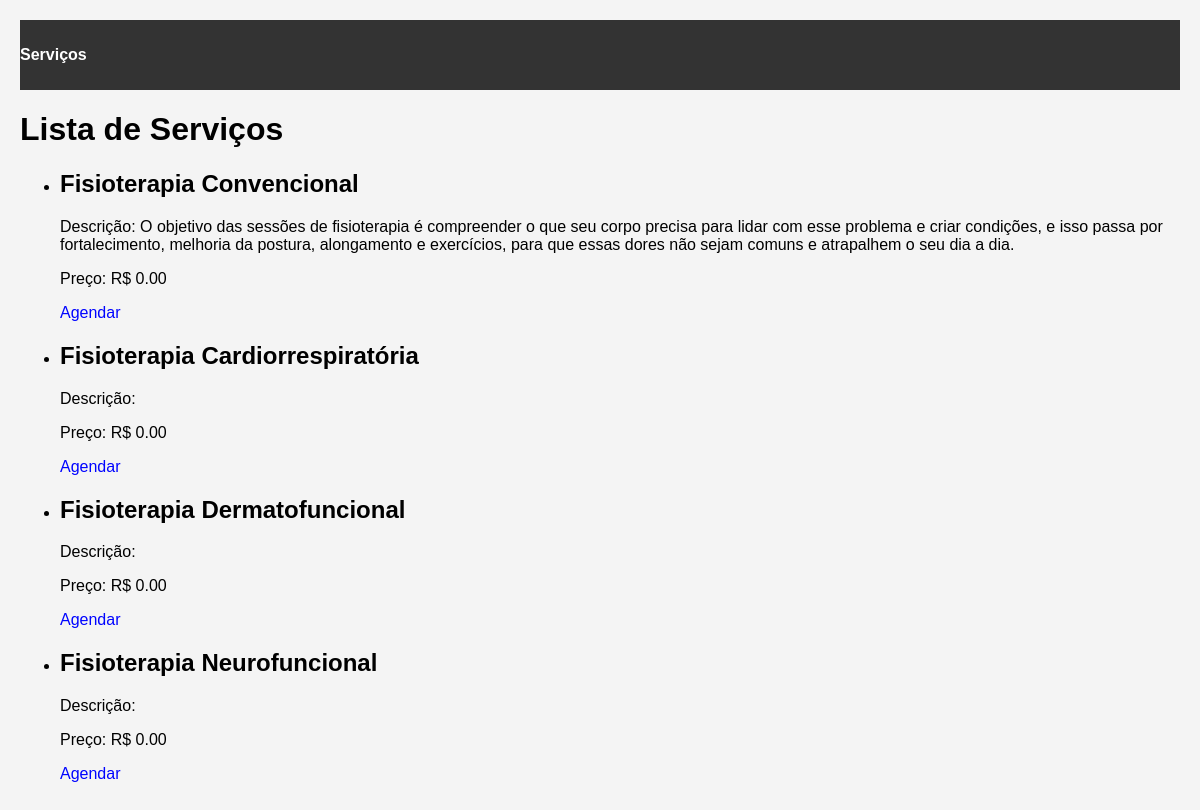
Before: /appointment_system/ with the older database file.
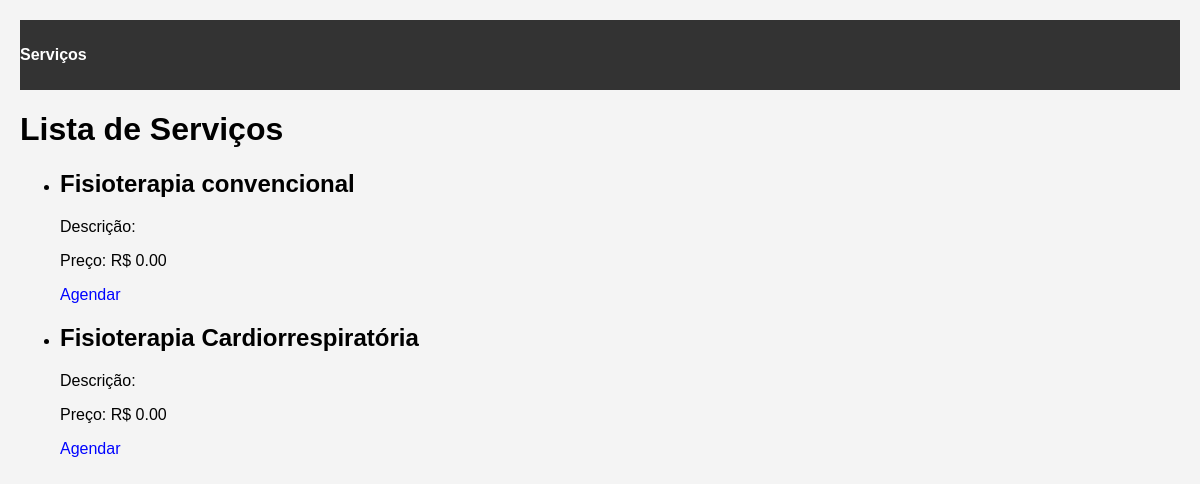
After: the same page with the newer database file.
### appointment_system/models.py (models this page shows, shortened)
class Service(models.Model):
    name = models.CharField(max_length=100)
    price = models.DecimalField(max_digits=10, decimal_places=2, default=0.00)
    description = models.TextField(blank=True)

### appointment_system/views.py (the view)
# urls.py: path('', service_list, name='service_list'),
def service_list(request):
    services = Service.objects.all()  # Recuperar todos os serviços
    return render(request, 'appointment_system/service_list.html', {'services': services})

### appointment_system/templates/appointment_system/service_list.html (shortened to what this page needs)
{% extends 'appointment_system/base.html' %}
{% load static %}
{% block content %}
<h1>Lista de Serviços</h1>
<ul>
    {% for service in services %}
        <li>
            <h2>{{ service.name }}</h2>
            <p>Descrição: {{ service.description }}</p>
            <p>Preço: R$ {{ service.price }}</p>
            <a href="{% url 'appointment_request' service.id %}">Agendar</a>
        </li>
    {% endfor %}
</ul>
{% endblock %}

### appointment_system/templates/appointment_system/base.html (shortened to what this page needs)
<!DOCTYPE html>
<html lang="en">
<head>
    {% load static %}
    <link rel="stylesheet" href="{% static 'css/style.css' %}">
</head>
<body>
    <header>
        <nav>
            <ul>
                <li><a href="{% url 'service_list' %}" class="white-link"><b>Serviços</b></a></li>
            </ul>
        </nav>
    </header>
    {% block content %}{% endblock %}
</body>
</html>

### appointment_system/static/css/style.css (style rules this page uses)
body { font-family: Arial, sans-serif; margin: 0; padding: 20px; background-color: #f4f4f4; }
header { background: #333; color: #fff; padding: 10px 0; }
nav ul { list-style: none; padding: 0; }
nav ul li { display: inline; margin-right: 20px; }
a { color: #0004ff; text-decoration: none; }
a.white-link { color: #ffffff; }

Changed rows visible on the page:
removed Service: name "Fisioterapia Dermatofuncional", price "0.00"
removed Service: name "Fisioterapia Neurofuncional", price "0.00"
changed Service: name "Fisioterapia Convencional" → "Fisioterapia convencional"; description "O objetivo das sessões de fisioterapia é compreender o que seu corpo precisa para lidar com esse problema e criar condições, e isso passa por fortalecimento, melhoria da postura, alongamento e exercícios, para que essas dores não sejam comuns e atrapalhem o seu dia a dia." → (not shown)
